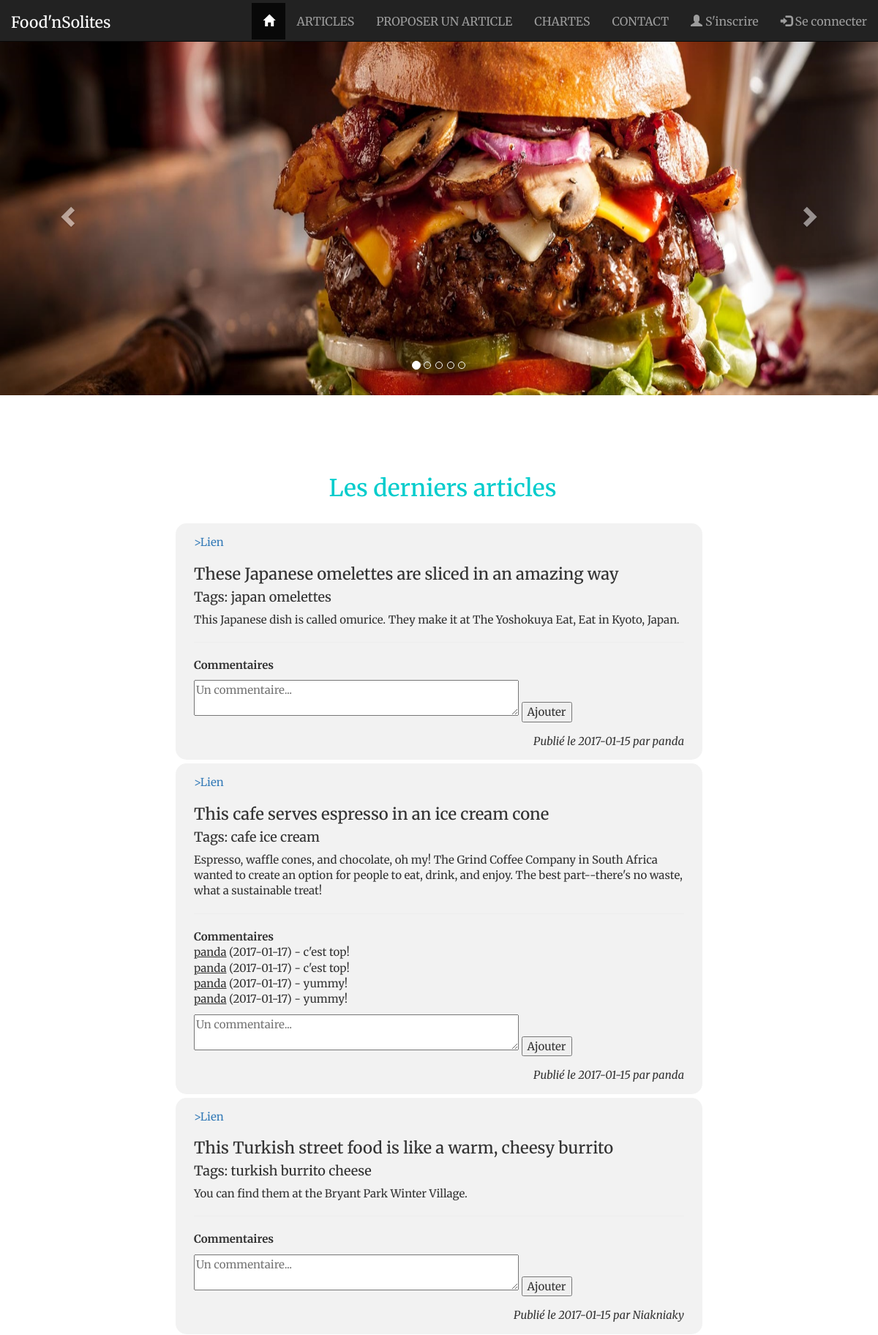
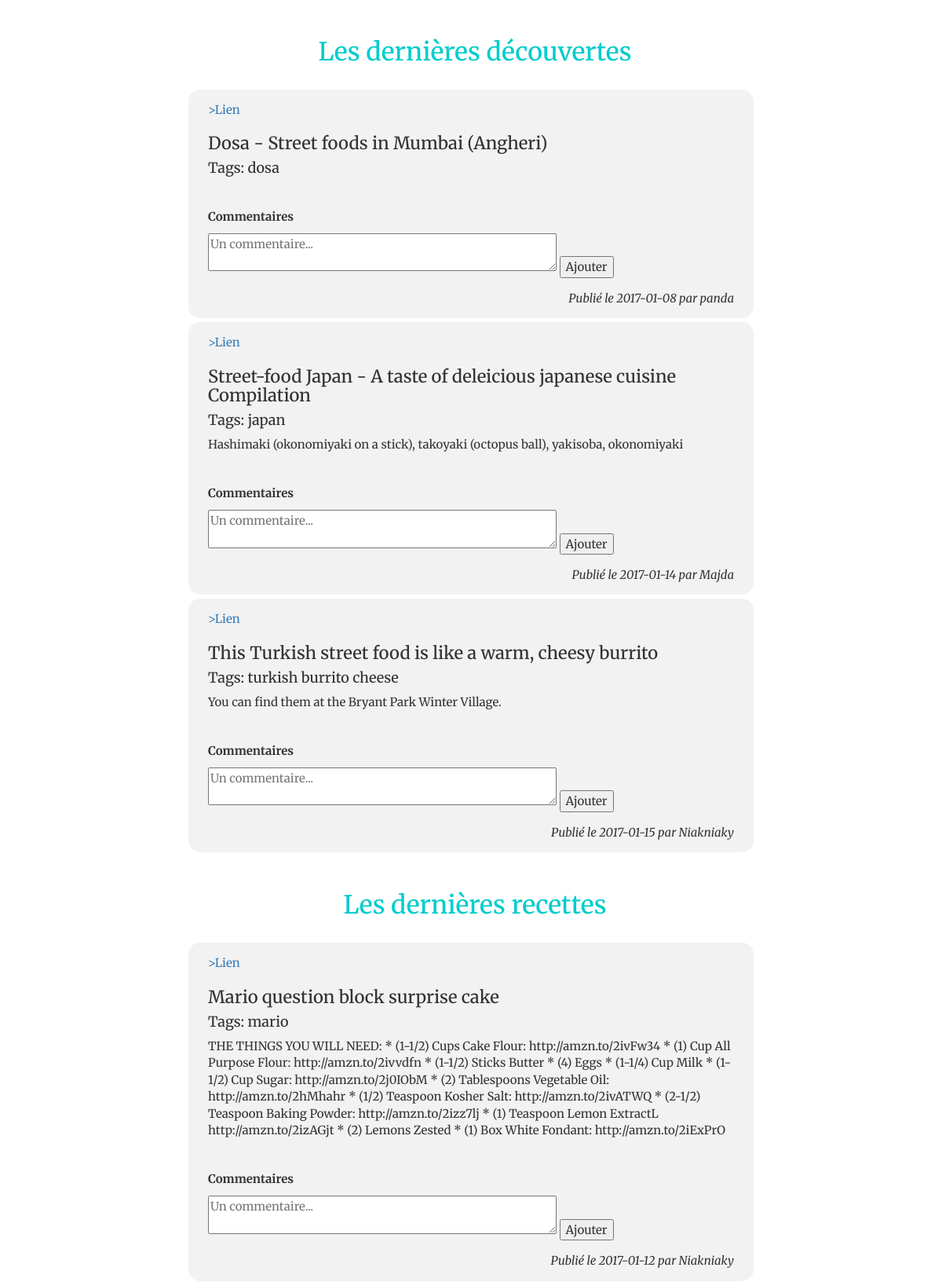
The app's page /home.php (upper part) with its own data (2 pictures, top to bottom).
### tables this page shows
CREATE TABLE `billets` (
  `id_billet` int(11) NOT NULL,
  `id_genre` int(11) NOT NULL,
  `id_user` int(11) NOT NULL,
  `login` varchar(30) NOT NULL,
  `title` varchar(255) NOT NULL,
  `content` text,
  `liens` varchar(255) NOT NULL,
  `liens_type` varchar(24) NOT NULL,
  `tags` text NOT NULL,
  `created` date NOT NULL,
  `updated` date DEFAULT NULL
);

CREATE TABLE `account` (
  `id_user` int(11) NOT NULL,
  `id_type` int(11) NOT NULL,
  `login` varchar(32) NOT NULL,
  `pwd` varchar(255) NOT NULL
);

### sql/sql_homeLastArticles.php (the view)
<?php
$query=$dtb->prepare('SELECT id_billet, title,content,liens,account.login AS "login",nom,tags,created FROM billets INNER JOIN genre_billet ON billets.id_genre=genre_billet.id_genre INNER JOIN account ON billets.id_user=account.id_user ORDER BY created DESC limit 3');
$query->execute();
if($query->rowcount() >0){
	echo'<h2>Les derniers articles</h2>
	<div class="posts">';
	while($data=$query->fetch()){
		echo '<div class="post">
			<div>
				<p><a target="_blank" href="' . $data['liens'] . '"> >Lien</a></p>
			</div>
			<div>
				<h3>'.$data['title'] .'</h3>
				<h4>Tags: '.$data['tags'] .'</h4>
				<p>'.$data['content'] .'</p><hr>
				<p><strong>Commentaires</strong></p>';
				$query_listComm = $dtb->query('SELECT login, commentaire, posted FROM commentaires INNER JOIN billets ON billets.id_billet=commentaires.id_billet WHERE commentaires.id_billet=' . $data['id_billet']);
				if ($query_listComm->rowCount() > 0) {
					while($dataComm = $query_listComm->fetch()) {
						$login = ($dataComm['login'] == NULL) ? 'visiteur' : $dataComm['login'];
						echo '<p><u>' . $login . '</u> (' . $dataComm['posted'] . ') - ' . $dataComm['commentaire'] . '</p>';
					}
				}
				echo '<form action="home.php" method="post">
					<textarea cols="50" name="comm" placeholder="Un commentaire..." class="commentaire"></textarea>
					<button type="submit" name="commEnvoyer" value="' . $data['id_billet'] . '">Ajouter</button>
				</form>
				<p class="publie">Publié le ' . $data['created'] . ' par ' . $data['login'] . '</p>
			</div>
		</div>';
	}
	echo '</div>';
}

### sql/sql_homeLastDecouvertes.php (shortened to what this page needs)
<?php
$query=$dtb->prepare('SELECT id_billet,title,content,liens,account.login AS "login",nom,tags,created,genre_billet.id_genre FROM billets INNER JOIN genre_billet ON billets.id_genre=genre_billet.id_genre INNER JOIN account ON billets.id_user=account.id_user WHERE genre_billet.id_genre IN (1,2,3) ORDER BY id_genre DESC LIMIT 3;');
$query->execute();
if($query->rowcount() >0){
	echo'<h2>Les dernières découvertes</h2>
	<div class="posts">';
	while($data=$query->fetch()){
		echo '<div class="post">
			<div>
				<p><a target="_blank" href="' . $data['liens'] . '"> >Lien</a></p>
			</div>
			<div>
				<h3>'.$data['title'] .'</h3>
				<h4>Tags: '.$data['tags'] .'</h4>
				<p>'.$data['content'] .'</p><hr>
				<p><strong>Commentaires</strong></p>';
				echo '<form action="home.php" method="post">
					<textarea cols="50" name="comm" placeholder="Un commentaire..." class="commentaire"></textarea>
					<button type="submit" name="commEnvoyer" value="' . $data['id_billet'] . '">Ajouter</button>
				</form>
				<p class="publie">Publié le ' . $data['created'] . ' par ' . $data['login'] . '</p>
			</div>
		</div>';
	}
	echo '</div>';
}

### sql/sql_homeLastRecettes.php (shortened to what this page needs)
<?php
$query=$dtb->prepare('SELECT id_billet,title,content,liens,account.login AS "login",nom,tags,created,genre_billet.id_genre FROM billets INNER JOIN genre_billet ON billets.id_genre=genre_billet.id_genre INNER JOIN account ON billets.id_user=account.id_user WHERE genre_billet.id_genre IN (4,5) ORDER BY id_genre DESC LIMIT 3;');
$query->execute();
if($query->rowcount() >0){
	echo'<h2>Les dernières recettes</h2>
	<div class="posts">';
	while($data=$query->fetch()){
		echo '<div class="post">
			<div>
				<p><a target="_blank" href="' . $data['liens'] . '"> >Lien</a></p>
			</div>
			<div>
				<h3>'.$data['title'] .'</h3>
				<h4>Tags: '.$data['tags'] .'</h4>
				<p>'.$data['content'] .'</p><hr>
				<p><strong>Commentaires</strong></p>';
				echo '<form action="home.php" method="post">
					<textarea cols="50" name="comm" placeholder="Un commentaire..." class="commentaire"></textarea>
					<button type="submit" name="commEnvoyer" value="' . $data['id_billet'] . '">Ajouter</button>
				</form>
				<p class="publie">Publié le ' . $data['created'] . ' par ' . $data['login'] . '</p>
			</div>
		</div>';
	}
	echo '</div>';
}

### css/main.css (style rules this page uses)
body, p { font-family: 'Merriweather', serif; font-size: 15px; margin: 0; padding: 0; text-align: left; }
section p { text-align: left; }
h2 { color: #00cccc; font-size: 32px; margin-bottom: 30px; margin-top: 50px; margin-left: 10px; text-align: center; }
.post { background-color: #f2f2f2; border-radius: 15px; margin-bottom: 5px; padding: 15px 25px; }
.post h3 { font-size: 22px; }
.commentaire { margin-top: 10px; }
.publie { font-style: italic; margin-top: 15px; text-align: right; }

### records on screen
billets: title "These Japanese omelettes are sliced in an amazing way", tags "japan omelettes", content "This Japanese dish is called omurice. They make it at The Yoshokuya Eat, Eat in Kyoto, Japan.", $data['id_billet'] 20 (drawn), created "2017-01-15", id_user.login "panda"
billets: title "This cafe serves espresso in an ice cream cone", tags "cafe ice cream", content "Espresso, waffle cones, and chocolate, oh my! The Grind Coffee Company in South Africa wanted to create an option for people to eat, drink, and enjoy. The best part--there's no waste, what a sustainable treat!", login "panda", posted "2017-01-17", commentaire "c'est top!", commentaire "yummy!", $data['id_billet'] 18 (drawn), created "2017-01-15", id_user.login "panda"
billets: title "This Turkish street food is like a warm, cheesy burrito", tags "turkish burrito cheese", content "You can find them at the Bryant Park Winter Village.", $data['id_billet'] 22 (drawn), created "2017-01-15", id_user.login "Niakniaky"
billets: title "Dosa - Street foods in Mumbai (Angheri)", tags "dosa", $data['id_billet'] 4 (drawn), created "2017-01-08", id_user.login "panda"
billets: title "Street-food Japan - A taste of deleicious japanese cuisine Compilation", tags "japan", content "Hashimaki (okonomiyaki on a stick), takoyaki (octopus ball), yakisoba, okonomiyaki", $data['id_billet'] 17 (drawn), created "2017-01-14", id_user.login "Majda"
billets: title "Mario question block surprise cake", tags "mario", content "THE THINGS YOU WILL NEED: * (1-1/2) Cups Cake Flour: http://amzn.to/2ivFw34 * (1) Cup All Purpose Flour: http://amzn.to/2ivvdfn * (1-1/2) Sticks Butter * (4) Eggs * (1-1/4) Cup Milk * (1-1/2) Cup Sugar: http://amzn.to/2j0IObM * (2) Tablespoons Vegetable Oil: http://amzn.to/2hMhahr * (1/2) Teaspoon Kosher Salt: http://amzn.to/2ivATWQ * (2-1/2) Teaspoon Baking Powder: http://amzn.to/2izz7lj * (1) Teaspoon Lemon ExtractL http://amzn.to/2izAGjt * (2) Lemons Zested * (1) Box White Fondant: http://amzn.to/2iExPrO", $data['id_billet'] 13 (drawn), created "2017-01-12", id_user.login "Niakniaky"
